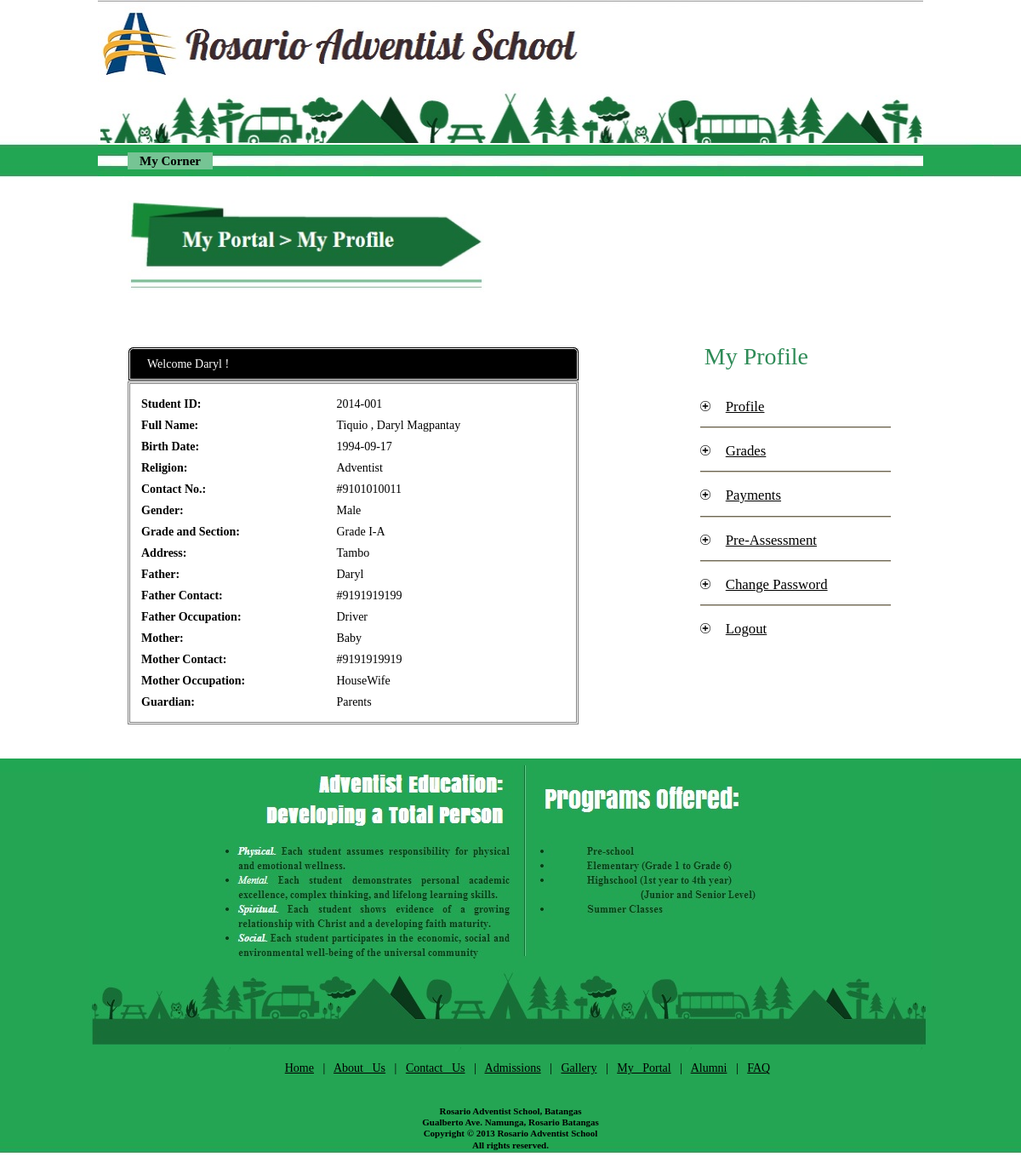
/RASOnline/myportal_studentsprofile.php?studentid=2014-001, run on the app's committed database.
### tables this page shows
CREATE TABLE IF NOT EXISTS `tblstudents` (
  `studentid` varchar(30) NOT NULL,
  `st_lname` varchar(20) NOT NULL,
  `st_fname` varchar(20) NOT NULL,
  `st_mname` varchar(20) NOT NULL,
  `st_type` varchar(20) NOT NULL,
  `st_bdate` date NOT NULL,
  `st_gender` varchar(15) NOT NULL,
  `st_religion` varchar(30) NOT NULL,
  `st_address` varchar(50) NOT NULL,
  `st_contactno` bigint(11) NOT NULL,
  `fa_name` varchar(20) NOT NULL,
  `fa_contactno` bigint(11) DEFAULT NULL,
  `fa_occupation` varchar(30) DEFAULT NULL,
  `mo_name` varchar(20) NOT NULL,
  `mo_contactno` bigint(11) DEFAULT NULL,
  `mo_occupation` varchar(30) DEFAULT NULL,
  `st_registration` date DEFAULT NULL,
  `gua_name` varchar(30) NOT NULL,
  `gua_relationship` varchar(30) NOT NULL,
  `gua_contactno` bigint(11) NOT NULL,
  PRIMARY KEY (`studentid`)
);

CREATE TABLE IF NOT EXISTS `tblstudentyear` (
  `studentschoolyear` varchar(30) NOT NULL,
  `studentid` varchar(30) DEFAULT NULL,
  `studentstatus` varchar(20) DEFAULT NULL,
  `schoolyearid` varchar(5) DEFAULT NULL,
  `assessedid` int(11) DEFAULT NULL,
  PRIMARY KEY (`studentschoolyear`),
  KEY `studentid` (`studentid`),
  KEY `schoolyearid` (`schoolyearid`)
);

CREATE TABLE IF NOT EXISTS `tblyearlevel` (
  `yearlevelcode` varchar(30) NOT NULL,
  `yearlevelname` varchar(30) DEFAULT NULL,
  `yearorder` int(11) DEFAULT NULL,
  `yeargrade` varchar(30) DEFAULT NULL,
  `Implemented` varchar(5) NOT NULL,
  PRIMARY KEY (`yearlevelcode`)
);

CREATE TABLE IF NOT EXISTS `tblyearlevelsections` (
  `yearlevelsectioncode` varchar(40) NOT NULL,
  `yearlevelcode` varchar(30) DEFAULT NULL,
  `sectioncode` varchar(30) DEFAULT NULL,
  `sectionorder` int(11) DEFAULT NULL,
  `sectionmaximum` int(11) DEFAULT NULL,
  `adviserid` varchar(25) DEFAULT NULL,
  PRIMARY KEY (`yearlevelsectioncode`),
  KEY `yearlevelcode` (`yearlevelcode`),
  KEY `sectioncode` (`sectioncode`),
  KEY `teacherid` (`adviserid`)
);

### RASOnline/myportal_studentsprofile.php (the view, shortened to what this page needs)
<!DOCTYPE html PUBLIC "-//W3C//DTD XHTML 1.0 Transitional//EN" "http://www.w3.org/TR/xhtml1/DTD/xhtml1-transitional.dtd">
<html xmlns="http://www.w3.org/1999/xhtml">
<head>
</head>
<link href="templatemo_style.css" rel="stylesheet" type="text/css" />
</head>
<body style ="background-image: url(RASpics/bodybg.jpg)";>
<form method='POST'>
<div id="templatemo_wrapper">
    <div id="templatemo_header">
		<img src="RASpics/banner.jpg" width='970' height='170'/>
		    <div id="templatemo_menu">
            <ul>
                <li ><a href="myportal_login.php" class="current" style= "width:100px;">My Corner</a></li>
          	</ul>
        </div>
  </div>
    <div id="templatemo_main" style="height:100px;">
			<img src="RASpics/myportalprofile_indicator.jpg" width='419' height='109'/>
				<br></br>
				<br></br>
			<div id="templatemo_content" style="text-indent:30px;">
				<?php
				$studentid = $_GET['studentid'];
				$s = mysql_query("SELECT * FROM tblStudents,tblStudentYear,tblStudentSections,tblYearLevelSections,tblStudentYearLevel,
				tblYearLevel WHERE tblStudents.studentid = '$studentid' AND
				tblStudents.studentid=tblStudentYear.studentid AND
				tblStudentYearLevel.studentschoolyear=tblStudentYear.studentschoolyear AND
				tblYearLevelSections.yearlevelsectioncode=tblStudentSections.yearlevelsectioncode AND
				tblYearLevelSections.yearlevelcode=tblYearLevel.yearlevelcode
				AND tblStudentYearLevel.yearlevelcode=tblYearLevel.yearlevelcode HAVING MAX(tblStudentYear.schoolyearid)");
				while($ss = mysql_fetch_array($s))
				{
				$studentid=$ss['studentid']
				?>
				<div style="padding-top:7px;
							padding-bottom:7px;
							text-indent:20px;
							background:#000;
							color:#fff;
							border-radius:5pt 5pt 0pt 0pt;
							border-style: double;
							width:525px;">Welcome <?php echo $ss['st_fname']?> !</div>
				<table style="border-style:double;
							padding:10px;
							width:530px;
							height:300px;">
					<tr>
					<td><b>Student ID: </b></td>
					<td><?php echo $ss['studentid']?></td>
					</tr>
					<tr>
					<td><b>Full Name:</b> </td>
					<td><?php echo $ss['st_lname']?>
						,
						<?php echo $ss['st_fname']?>
						<?php echo $ss['st_mname']?></td>
					</tr>
					<tr>
					<td><b>Birth Date:</b> </td>
					<td><?php echo $ss['st_bdate']?></td>
					</tr>
					<tr>
					<td><b>Religion:</b> </td>
					<td><?php echo $ss['st_religion']?></td>
					<tr>
					<td><b>Contact No.: </b></td>
					<td>#<?php echo $ss['st_contactno']?></td>
					</tr>
					<tr>
					<td><b>Gender: </b></td>
					<td><?php echo $ss['st_gender']?></td>
					</tr>
					<tr>
					<td><b>Grade and Section: </b> </td>
					<td><?php echo $ss['yearlevelname']."-".$ss['sectioncode']?></td>
					</tr>
					<tr>
					<td><b>Address: </b></td>
					<td><?php echo $ss['st_address']?></td>
					</tr>
					<tr>
					<td><b>Father: </b></td>
					<td><?php echo $ss['st_fname']?></td>
					</tr>
					<tr>
					<td><b>Father Contact: </b></td>
					<td>#<?php echo $ss['fa_contactno']?></td>
					</tr>
					<tr>
					<td><b>Father Occupation: </b></td>
					<td><?php echo $ss['fa_occupation']?></td>
					</tr>
					<tr>
					<td><b>Mother: </b> </td>
					<td><?php echo $ss['mo_name']?></td>
					</tr>
					<tr>
					<td><b>Mother Contact: </b> </td>
					<td>#<?php echo $ss['mo_contactno']?></td>
					</tr>
					<tr>
					<td><b>Mother Occupation: </b> </td>
					<td><?php echo $ss['mo_occupation']?></td>
					</tr>
					<?php if($ss['gua_name']=="")
					{
					?><tr>
					<td><b>Guardian: </b> </td><td>Parents</td></tr>
					<?php
					}?>
					</tr>
				</table>
				<?php
				}
				?>
				</div>
		</div>
			<div id="templatemo_sidebar" style="
									float:right;
									margin-top:-40px;
									text-indent:5px;">
            <h2 style="margin:1cm;color: #2E8B57;">My Profile</h2>
            <ul class="templatemo_list" style="margin:0.5cm 1cm 1cm 1cm;">
                 <li><a href='myportal_studentsprofile.php?studentid=<?php echo "$studentid" ?>'><u><big>Profile</u></big></a></li>
				 <div class="cleaner_h20 horizon_divider" style="margin-top:-0.6cm;"></div><div class="cleaner_h20"></div>
				 <li><a href='myportal_studentsgrades.php?studentid=<?php echo "$studentid" ?>'><u><big>Grades</u></big></a></li>
				 <div class="cleaner_h20 horizon_divider" style="margin-top:-0.6cm;"></div><div class="cleaner_h20"></div>
				 <li><a href='myportal_studentspayments.php?studentid=<?php echo "$studentid" ?>'><u><big>Payments</u></big></a></li>
				 <div class="cleaner_h20 horizon_divider" style="margin-top:-0.6cm;"></div><div class="cleaner_h20"></div>
				 <li><a href='myportal_studentspreassess.php?studentid=<?php echo "$studentid" ?>'><u><big>Pre-Assessment</u></big></a></li>
				 <div class="cleaner_h20 horizon_divider" style="margin-top:-0.6cm;"></div><div class="cleaner_h20"></div>
				<li style="width:200px;color=black;"><a href='myportal_settings.php?studentid=<?php echo "$studentid" ?>'><u><big>Change Password</u></a></li>
				<div class="cleaner_h20 horizon_divider" style="margin-top:-0.6cm;"></div><div class="cleaner_h20"></div>
				<li><a href="myportal_logout.php"><u>Logout</big></u></a></li>
            </ul>
        </div>
    </div>
            <div class="cleaner_h40"></div>
<div id="templatemo_footer_wrapper">
	<center><img src="RASpics/footer_details.jpg" width='990' height='339'/>
	        <ul>
                <a href="index.php" class="current">Home</a>
               | <a href="about.php">About Us</a>
               | <a href="contactus.php">Contact Us</a>
               | <a href="admissions.php">Admissions</a>
               | <a href="gallery.php">Gallery</a>
			   | <a href="myportal.php">My Portal</a>
			   | <a href="alumni.php">Alumni</a>
			   | <a href="faq.php">FAQ</a>
          	</ul>
	</center>
     <div id="templatemo_footer" style="font-size:11px; line-height: 120%; word-spacing: 0px;">
		<b>Rosario Adventist School, Batangas
		<br>
		Gualberto Ave. Namunga, Rosario Batangas
		<br>
		Copyright © 2013 Rosario Adventist School
		<br>
		All rights reserved.</b>
    </div> </style>
</div>
</form>
</body>
</html>

### RASOnline/templatemo_style.css (style rules this page uses)
body { margin: 0px; padding: 0px; color: #000; font-family: "Times New Roman"; font-size: 14px; line-height:1.5em; background-image: url(RASpics/bg.jpg); }
a, a:link, a:visited { color: #000000; text-decoration: underline; }
img { border: none; }
h2 { font-size: 28px; font-weight: normal; line-height: 28px; margin: 0 0 30px 0; padding: 0; color: #000; }
.cleaner_h20 { clear: both; width:100%; height: 20px; }
.cleaner_h40 { clear: both; width:100%; height: 40px; }
.horizon_divider { background: url(picture/templatemo_hor_divider.jpg) repeat-x bottom; }
.templatemo_list { margin: 20px 0; padding: 0; list-style: none; }
.templatemo_list li { background: transparent url(picture/templatemo_list.png) no-repeat scroll 0 0px; margin:0 0 20px; padding:0 0 0 25px; line-height: 1em; }
.templatemo_list li a { text-decoration: none; }
#templatemo_wrapper { width: 970px; padding: 0 10px; margin: 0 auto; }
#templatemo_header { width: 970px; height: 200px; }
#templatemo_menu { width: 960px; height: 50px; padding: 9px 5px 0; background: url(RASpics/menu.jpg) repeat-x; }
#templatemo_menu ul { margin: 0; padding: 0 30px; list-style: none; }
#templatemo_menu ul li { padding: 0px; margin: 0px; display: inline; }
#templatemo_menu ul li a { float: left; display: block; width: 110px; height: 20px; padding: 0px 0 0 0; margin: 0 0px 0 0 ; font-size: 15px; text-align: center; text-decoration: none; font-weight: bold; outline: none; border: none; }
#templatemo_menu ul li a:hover, #templatemo_menu ul li .current { background: url(RASpics/hover.jpg) no-repeat; }
#templatemo_main { clear: both; width: 900px; padding: 35px; }
#templatemo_content { float: left; width: 280px; }
#templatemo_sidebar { float: right; width: 300px; }
#templatemo_footer_wrapper { width: 100%; height: 50%; background: url(RASpics/footerbg.jpg) repeat-x; word-spacing: 7px; }
#templatemo_footer { width: 900px; margin: 0 auto; padding: 20px 35px; text-align: center; color: #00000; }

### data on the page
tblstudents: st_fname "Daryl", tblstudentyear.studentid "2014-001", st_lname "Tiquio", st_mname "Magpantay", st_bdate "1994-09-17", st_religion "Adventist", st_contactno "9101010011", st_gender "Male", tblyearlevel.yearlevelname "Grade I", tblyearlevelsections.sectioncode "A", st_address "Tambo", fa_contactno "9191919199", fa_occupation "Driver", mo_name "Baby", mo_contactno "9191919919", mo_occupation "HouseWife", shows "Guardian:", gua_name "Parents"
